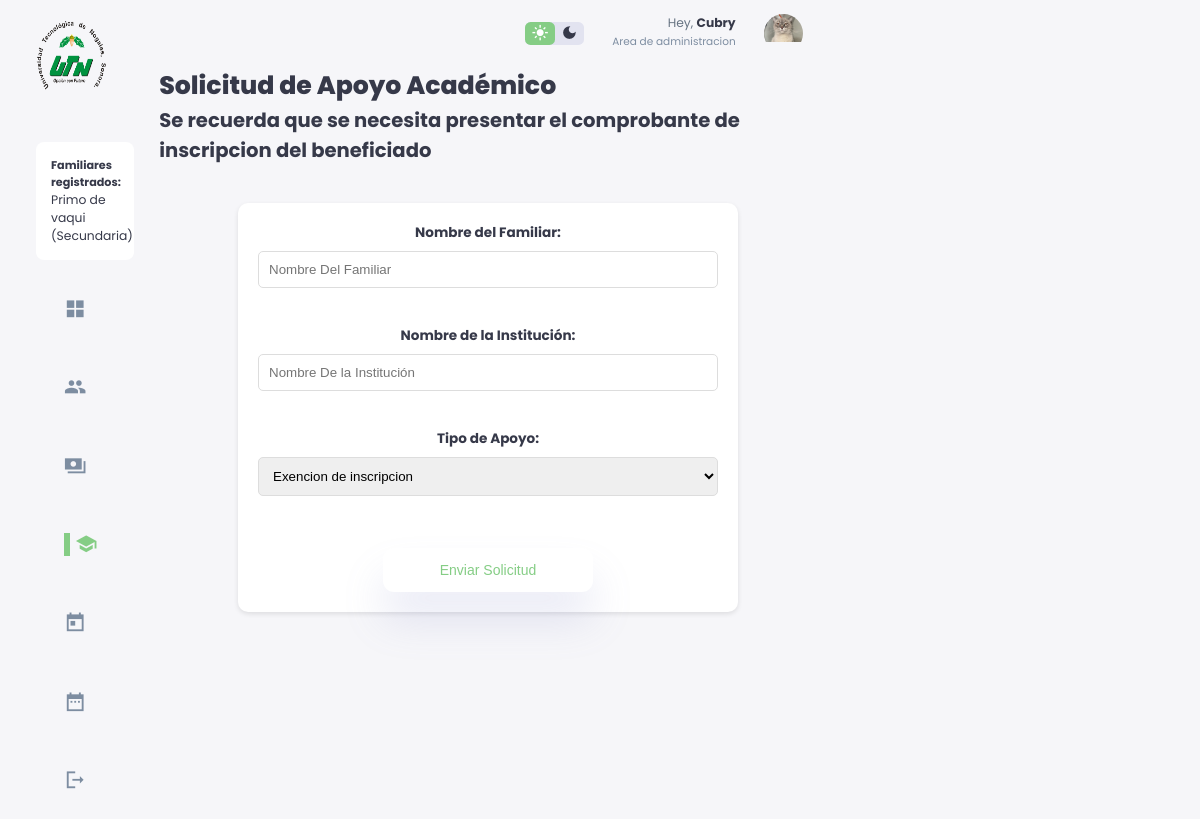
Screenshot of /SOLICITUDprestacionapoyoacademico.php (signed in) with the database file from the repository.
### tables this page shows
CREATE TABLE `familiar_empleado` (
  `Id_Familiar` int(11) NOT NULL,
  `Nombre_Familiar` varchar(50) NOT NULL,
  `Nivel_academico` varchar(25) NOT NULL,
  `Edad` int(3) NOT NULL
);

### SOLICITUDprestacionapoyoacademico.php (the view, shortened to what this page needs)
<?php
require_once("conn.php");
?>
<!DOCTYPE html>
<html lang="en">
<head>
    <link href="lightbox.min.css" rel="stylesheet">
    <link rel="stylesheet" href="./styleRegistrarFamiliares.css">
</head>
<body>
<div class="container">
        <aside>
            <div class="top">
                <div class="logo">
                        <img src="./images/logo.png.png">
                </div>
            </div>
            <div class="sidebar">
<?php
    $queryFamiliares = $conn->prepare("SELECT f.Nombre_Familiar, f.Nivel_academico FROM familiar_empleado f INNER JOIN empleado_familiar e ON f.Id_Familiar = e.Id_Familiar WHERE e.Numero_Empleado = ?");
    $queryFamiliares->bind_param("i", $_SESSION['Numero_Empleado']);
    $queryFamiliares->execute();
    $resultFamiliares = $queryFamiliares->get_result();
    echo '<div style="background:#fff; padding:15px; margin:10px 0; border-radius:8px;"><h4>Familiares registrados:</h4><ul>';
    while ($rowF = $resultFamiliares->fetch_assoc()) {
        if ($rowF['Nombre_Familiar'] == "N/A") {
            continue;
        }
        echo '<li>' . htmlspecialchars($rowF['Nombre_Familiar']) . ' (' . htmlspecialchars($rowF['Nivel_academico']) . ')</li>';
    }
    echo '</ul></div>';
?>
                <a href="index.php">
                    <span class="material-icons-sharp">grid_view</span>
                </a>
                <a href="registrarfamiliares.php">
                    <span class="material-icons-sharp">people</span>
                </a>
                <a href="SOLICITUDprestacionesfinancieras.php">
                    <span class="material-icons-sharp">payments</span>
                </a>
                <a href="SOLICITUDprestacionapoyoacademico.php" class="active">
                    <span class="material-icons-sharp">school</span>
                </a>
                <a href="SOLICITUDprestaciondia.php">
                    <span class="material-icons-sharp">today</span>
                </a>
                <a href="SOLICITUDprestacionplazo.php">
                    <span class="material-icons-sharp">date_range</span>
                </a>
                <a href="#" onclick="event.preventDefault(); document.getElementById('logout-form').submit();">
                    <span class="material-icons-sharp">logout</span>
                </a>
            </div>
        </aside>
 <div class="contenido">
        <div class="top">
                <div class="theme-toggler">
                    <span class="material-icons-sharp active">light_mode</span>
                    <span class="material-icons-sharp">dark_mode</span>
                </div>
                <div class="profile">
                    <div class="info">
                    <?php
                    echo '<p>Hey, <b>'.htmlspecialchars($_SESSION['Nombre_Empleado']).'</b></p>
                        <small class="text-muted">'.htmlspecialchars($_SESSION['Area']).'</small>';
                    ?>
                    </div>
                    <div class="profile-photo">
                        <img src="./images/profile-1.jpg.jpeg">
                    </div>
                </div>
        </div>
    <h1>Solicitud de Apoyo Académico</h1>
    <h2>Se recuerda que se necesita presentar el comprobante de inscripcion del beneficiado</h2>
    <br>
    <form action="" method="post">
        <label for="nombre_familiar"><h5>Nombre del Familiar:</h5></label>
        <input type="text" id="nombre_familiar" name="nombre_familiar" placeholder="Nombre Del Familiar" required><br><br>
        <label for="nombre_institucion"><h5>Nombre de la Institución:</h5></label>
        <input type="text" id="nombre_institucion" name="nombre_institucion" placeholder="Nombre De la Institución"><br><br>
        <label for="tipo"><h5>Tipo de Apoyo:</h5></label>
        <select id="tipo" name="tipo">
<?php
require_once("conn.php");
$queryCon = $conn->prepare("SELECT nombre FROM tiposprestacion Where tipoMayor = 'Academico'");
$queryCon->execute();
$result = $queryCon->get_result();
while ($row = $result->fetch_assoc()) {
    echo '<option value="' . htmlspecialchars($row['nombre']) . '">' . htmlspecialchars($row['nombre']) . '</option>';
}
?>
        </select><br><br>
        <div class="button-container">
        <button type="submit">Enviar Solicitud</button>
        </div>
    </form>
</body>
</html>

### styleRegistrarFamiliares.css (style rules this page uses)
:root { --color-primary: #85cd85; --color-danger: #ff7782; --color-success: #85cd85; --color-warning: #ffbb55; --color-white: #fff; --color-info-dark: #7d8da1; --color-info-light: #dce1eb; --color-dark: #363949; --color-light: rgba(132, 139, 200, 0.18); --color-primary-variant: #111e88; --color-dark-variant: #677483; --color-background: #f6f6f9; --color-newbackground: white; --card-border-radius: 2rem; --border-radius-1: 0.4rem; --border-radius-2: 0.8rem; --border-radius-3: 1.2rem; --card-padding: 1.8rem; --padding-1: 1.2rem; --box-shadow: 0 2rem 3rem var(--color-light) }
* { margin: 0; padding: 0; outline: 0; appearance: 0; border: 0; text-decoration: none; list-style: none; box-sizing: border-box; }
html { font-size: 14px; }
body { width: 100vw; height: 100vh; font-family: poppins, sans-serif; font-size: 0.88rem; background: var(--color-background); user-select: none; overflow-x: hidden; color: var(--color-dark); }
.container { display: grid; width: 96%; margin: 0 auto; gap: 1.8rem; grid-template-columns: 14rem auto; }
a { color: var(--color-dark); }
img { display: block; width: 100%; }
h1 { font-weight: 800; font-size: 1.8rem; }
h2 { font-size: 1.4rem; }
h4 { font-size: 0.8rem; }
h5 { font-size: 0.77rem; }
small { font-size: 0.75rem; }
.profile-photo { width: 2.8rem; height: 2.8rem; border-radius: 50%; overflow: hidden; }
.text-muted { color: var(--color-info-dark); }
p { color: var(--color-dark-variant); }
b { color: var(--color-dark); }
aside { height: 100vh; }
aside .top { display: flex; align-items: center; justify-content: space-between; margin-top: 1.4rem; }
aside .logo { display: flex; gap: 0.8rem; }
aside .logo img { width: 5rem; height: 5rem; }
aside .sidebar { display: flex; flex-direction: column; height: 86vh; position: relative; top: 3rem; }
aside .sidebar a { display: flex; color: var(--color-info-dark); margin: 2rem; gap: 1rem; align-items: center; position: relative; height: 3.7rem; transition: all 300 ease; }
aside .sidebar a span { font-size: 1.6rem; transition: all 300ms ease; }
aside .sidebar a.active:before { content: ""; width: 6px; height: 100%; background: var(--color-primary); position: absolute; left: 0; top: 0; }
aside .sidebar a.active span { color: var(--color-primary); margin-left: calc(1rem - 3px); }
.contenido .top { display: flex; justify-content: flex-end; align-items: center; padding: 1rem; background: transparent; border-radius: var(--border-radius-2); margin-bottom: 0; }
.contenido .top { display: flex; justify-content: end; gap: 2rem; }
.contenido .theme-toggler { background-color: var(--color-light); display: flex; justify-content: space-between; align-items: center; height: 1.6rem; width: 4.2rem; cursor: pointer; border-radius: var(--border-radius-1); }
.contenido .theme-toggler span { font-size: 1.2rem; width: 50%; height: 100%; display: flex; align-items: center; justify-content: center; }
.contenido .theme-toggler span.active { background: var(--color-primary); color: white; border-radius: var(--border-radius-1); }
.contenido .top .profile { display: flex; gap: 2rem; text-align: right; }
form { background-color: var(--color-newbackground); max-width: 500px; margin: 20px auto; padding: 20px; border-radius: 10px; box-shadow: 0 2px 5px rgba(0, 0, 0, 0.1); }
h5 { font-size: 0.97rem; }
label { display: block; margin-bottom: 8px; color:var(--color-darksa); text-align: center; }
input[type="text"], input[type="date"], input[type="number"], select { width: 100%; padding: 10px; margin-bottom: 20px; border: 1px solid #ddd; border-radius: 5px; box-sizing: border-box; }
.button-container { display: flex; justify-content: center; margin-top: 20px; }
button, input[type="submit"] { width: 100%; padding: 10px; background-color: var(--color-primary); color: white; border: none; border-radius: 5px; cursor: pointer; font-size: 16px; }
button { background-color: var(--color-white); border: none; padding: 1rem; font-size: 1rem; width: 15em; border-radius: var(--border-radius-2); color: var(--color-primary); box-shadow: var(--box-shadow); cursor: pointer; transition: background-color 0.3s ease, color 0.3s ease, box-shadow 0.3s ease, transform 0.3s ease; }
.button-container { display: flex; justify-content: center; gap: 1rem; margin-top: 1rem; }
@media screen and (max-width: 1200px) { .container { width: 94%; grid-template-columns: 7rem auto 23rem; } }
@media screen and (max-width: 1200px) { aside .sidebar a { width: 5.6rem; } }

### rows the page displays
familiar_empleado: Nombre_Familiar "Primo de vaqui", Nivel_academico "Secundaria"

### other values shown
$_SESSION['Nombre_Empleado'] "Cubry"
$_SESSION['Area'] "Area de administracion"
form field tipo "Exencion de inscripcion"
